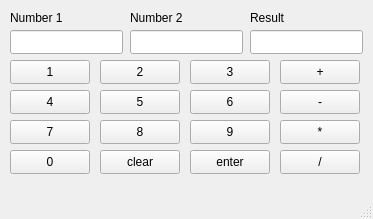
<?xml version="1.0" encoding="UTF-8"?>
<ui version="4.0">
 <class>MainWindow</class>
 <widget class="QMainWindow" name="MainWindow">
  <property name="geometry">
   <rect>
    <x>0</x>
    <y>0</y>
    <width>373</width>
    <height>219</height>
   </rect>
  </property>
  <property name="windowTitle">
   <string>MainWindow</string>
  </property>
  <widget class="QWidget" name="centralwidget">
   <widget class="QPushButton" name="pushButton_4">
    <property name="geometry">
     <rect>
      <x>10</x>
      <y>90</y>
      <width>80</width>
      <height>24</height>
     </rect>
    </property>
    <property name="text">
     <string>4</string>
    </property>
   </widget>
   <widget class="QPushButton" name="pushButton_7">
    <property name="geometry">
     <rect>
      <x>10</x>
      <y>120</y>
      <width>80</width>
      <height>24</height>
     </rect>
    </property>
    <property name="text">
     <string>7</string>
    </property>
   </widget>
   <widget class="QPushButton" name="pushButton_1">
    <property name="geometry">
     <rect>
      <x>10</x>
      <y>60</y>
      <width>80</width>
      <height>24</height>
     </rect>
    </property>
    <property name="text">
     <string>1</string>
    </property>
   </widget>
   <widget class="QPushButton" name="pushButton_0">
    <property name="geometry">
     <rect>
      <x>10</x>
      <y>150</y>
      <width>80</width>
      <height>24</height>
     </rect>
    </property>
    <property name="text">
     <string>0</string>
    </property>
   </widget>
   <widget class="QPushButton" name="pushButton_2">
    <property name="geometry">
     <rect>
      <x>100</x>
      <y>60</y>
      <width>80</width>
      <height>24</height>
     </rect>
    </property>
    <property name="text">
     <string>2</string>
    </property>
   </widget>
   <widget class="QPushButton" name="pushButton_5">
    <property name="geometry">
     <rect>
      <x>100</x>
      <y>90</y>
      <width>80</width>
      <height>24</height>
     </rect>
    </property>
    <property name="text">
     <string>5</string>
    </property>
   </widget>
   <widget class="QPushButton" name="pushButton_8">
    <property name="geometry">
     <rect>
      <x>100</x>
      <y>120</y>
      <width>80</width>
      <height>24</height>
     </rect>
    </property>
    <property name="text">
     <string>8</string>
    </property>
   </widget>
   <widget class="QPushButton" name="clear">
    <property name="geometry">
     <rect>
      <x>100</x>
      <y>150</y>
      <width>80</width>
      <height>24</height>
     </rect>
    </property>
    <property name="text">
     <string>clear</string>
    </property>
   </widget>
   <widget class="QPushButton" name="pushButton_3">
    <property name="geometry">
     <rect>
      <x>190</x>
      <y>60</y>
      <width>80</width>
      <height>24</height>
     </rect>
    </property>
    <property name="text">
     <string>3</string>
    </property>
   </widget>
   <widget class="QPushButton" name="pushButton_6">
    <property name="geometry">
     <rect>
      <x>190</x>
      <y>90</y>
      <width>80</width>
      <height>24</height>
     </rect>
    </property>
    <property name="text">
     <string>6</string>
    </property>
   </widget>
   <widget class="QPushButton" name="pushButton_9">
    <property name="geometry">
     <rect>
      <x>190</x>
      <y>120</y>
      <width>80</width>
      <height>24</height>
     </rect>
    </property>
    <property name="text">
     <string>9</string>
    </property>
   </widget>
   <widget class="QPushButton" name="enter">
    <property name="geometry">
     <rect>
      <x>190</x>
      <y>150</y>
      <width>80</width>
      <height>24</height>
     </rect>
    </property>
    <property name="text">
     <string>enter</string>
    </property>
   </widget>
   <widget class="QPushButton" name="add">
    <property name="geometry">
     <rect>
      <x>280</x>
      <y>60</y>
      <width>80</width>
      <height>24</height>
     </rect>
    </property>
    <property name="text">
     <string>+</string>
    </property>
   </widget>
   <widget class="QPushButton" name="sub">
    <property name="geometry">
     <rect>
      <x>280</x>
      <y>90</y>
      <width>80</width>
      <height>24</height>
     </rect>
    </property>
    <property name="text">
     <string>-</string>
    </property>
   </widget>
   <widget class="QPushButton" name="mul">
    <property name="geometry">
     <rect>
      <x>280</x>
      <y>120</y>
      <width>80</width>
      <height>24</height>
     </rect>
    </property>
    <property name="text">
     <string>*</string>
    </property>
   </widget>
   <widget class="QPushButton" name="div">
    <property name="geometry">
     <rect>
      <x>280</x>
      <y>150</y>
      <width>80</width>
      <height>24</height>
     </rect>
    </property>
    <property name="text">
     <string>/</string>
    </property>
   </widget>
   <widget class="QLabel" name="Number1">
    <property name="geometry">
     <rect>
      <x>10</x>
      <y>10</y>
      <width>71</width>
      <height>16</height>
     </rect>
    </property>
    <property name="text">
     <string>Number 1</string>
    </property>
   </widget>
   <widget class="QLabel" name="Number2">
    <property name="geometry">
     <rect>
      <x>130</x>
      <y>10</y>
      <width>61</width>
      <height>16</height>
     </rect>
    </property>
    <property name="text">
     <string>Number 2</string>
    </property>
   </widget>
   <widget class="QLabel" name="resultdasd">
    <property name="geometry">
     <rect>
      <x>250</x>
      <y>10</y>
      <width>49</width>
      <height>16</height>
     </rect>
    </property>
    <property name="text">
     <string>Result</string>
    </property>
   </widget>
   <widget class="QLineEdit" name="resultline">
    <property name="geometry">
     <rect>
      <x>250</x>
      <y>30</y>
      <width>113</width>
      <height>24</height>
     </rect>
    </property>
   </widget>
   <widget class="QLineEdit" name="num2line">
    <property name="geometry">
     <rect>
      <x>130</x>
      <y>30</y>
      <width>113</width>
      <height>24</height>
     </rect>
    </property>
   </widget>
   <widget class="QLineEdit" name="num1line">
    <property name="geometry">
     <rect>
      <x>10</x>
      <y>30</y>
      <width>113</width>
      <height>24</height>
     </rect>
    </property>
   </widget>
  </widget>
  <widget class="QMenuBar" name="menubar">
   <property name="geometry">
    <rect>
     <x>0</x>
     <y>0</y>
     <width>373</width>
     <height>21</height>
    </rect>
   </property>
  </widget>
  <widget class="QStatusBar" name="statusbar"/>
 </widget>
 <resources/>
 <connections/>
</ui>
